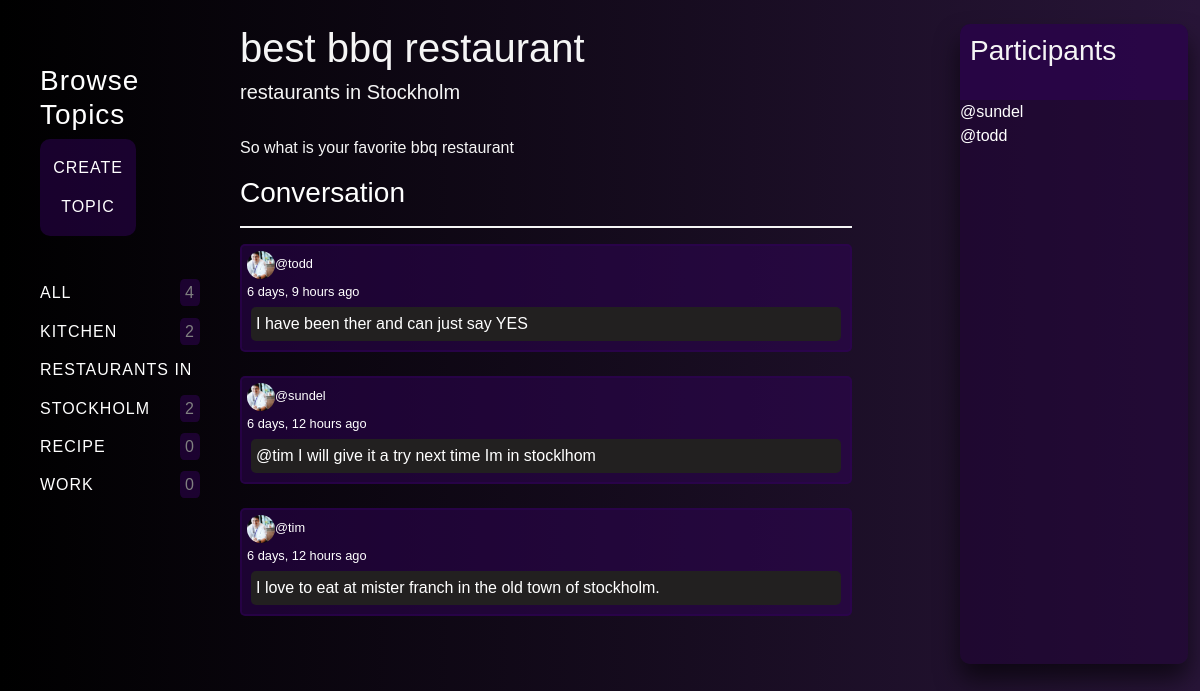
/room/9/, run on the app's committed database.
### base/models.py (models this page shows, shortened)
class Topic(models.Model):
    name = models.CharField(max_length=200)

class Room(models.Model):
    host = models.ForeignKey(User, on_delete=models.SET_NULL, null=True)
    topic = models.ForeignKey(Topic, on_delete=models.SET_NULL, null=True)
    name = models.CharField(max_length=200)
    description = models.TextField(null=True, blank=True)
    participants = models.ManyToManyField(User, related_name='participants', blank=True)
    updated = models.DateTimeField(auto_now=True)
    created = models.DateTimeField(auto_now_add=True)
    class Meta:
        ordering = ['-updated', '-created']

class Message(models.Model):
    user = models.ForeignKey(User, on_delete=models.CASCADE)
    room = models.ForeignKey(Room, on_delete=models.CASCADE)
    body = models.TextField()
    updated = models.DateTimeField(auto_now=True)
    created = models.DateTimeField(auto_now_add=True)
    class Meta:
        ordering = ['-updated', '-created']

### base/views.py (the view, shortened to what this page needs)
# urls.py: path('room/<str:pk>/', views.room, name="room"),
def room(request, pk):
    room = Room.objects.get(id=pk)
    room_messages = room.message_set.all()
    topics = Topic.objects.all()
    participants = room.participants.all()
    context = {'room': room, 'room_messages': room_messages,
               'participants': participants, 'topics': topics}
    return render(request, 'base/room.html', context)

### base/templates/base/room.html (shortened to what this page needs)
{% extends "base.html" %}
{% load static %}
{% block content %}
<div class="room-container">
    <div>
        {% include 'base/topics_component.html' %}
    </div>
    <div>
        <h1 style="color: whitesmoke;">{{room.name}}</h1>
        <h5 style="color: whitesmoke;">{{ room.topic.name }}</h5>
        <br>
        <p style="color: whitesmoke;">{{room.description}}</p>
        <div class="feed-feed">
            <h3>Conversation</h3>
            <hr>
            {% for message in room_messages %}
            <div class="comment-wrapper">
                <small><a href="{% url 'user-profile' message.user.id %}"><img class="profile-img" src="/./media/profile.jpg" alt="" style="width: 28px; height: 28px;">@{{message.user}}</a></small>
                <br>
                <small>{{message.created|timesince}} ago</small>
                <p class="comment-field">{{message.body}}</p>
            </div>
            <br>
            {% endfor %}
        </div>
        <br>
    </div>
    <div class="participants-feed">
        <div class="participants-feed-header">
            <h3>Participants</h3>
            <br>
        </div>
        {% for user in participants %}
        <div>
            <a href="{% url 'user-profile' user.id %}">@{{user.username}}</a>
        </div>
        {%endfor%}
    </div>
</div>
{% endblock %}

### base/templates/base/topics_component.html
<div class="topic-feed">
    <h3>Browse Topics</h3>
    <div class="create-btn">
        <a href="{% url 'create-topic' %}">Create topic</a>
    </div>
    <br>
    <div>
        <a href="{% url 'home' %}">All <div class="count-div"><span>{{topics.count}}</span></div></a>
    </div>
    {% for topic in topics %}
    <div>
        <a href="{% url 'home' %}?q={{topic.name}}">{{topic.name}} <div class="count-div"><span>{{topic.room_set.all.count}}</span></div></a>
    </div>
    {% endfor %}
</div>

### static/css/base.css (style rules this page uses)
html { height: 100%; }
a { text-decoration: none; color: hsl(0, 0%, 100%); }
.room-container { display: grid; grid-template-columns: 1fr 3fr 1fr; }
.activity-feed, .feed-feed, .topic-feed, .participants-feed hr { color: #fff; }
hr { border: 1px solid whitesmoke; }
.topic-feed { letter-spacing: 1px; line-height: 2.4; width: 100%; padding: 40px; }
.topic-feed a { text-transform: uppercase; }
.topic-feed span { color: grey; text-decoration: none; border: none; padding: 5px; background-color: rgba(49, 2, 88, 0.5); border-radius: 20%; height: 1px; }
.create-btn { background-color: rgba(49, 2, 88, 0.5); color: white; padding: 16px; font-size: 16px; border: none; width: 60%; padding: 10px; text-align: center; border-radius: 10px; }
.count-div { float: right; }
.activity-feed, .participants-feed { width: 95%; background: rgba(30, 1, 53, 0.5); box-sizing: border-box; box-shadow: 0 15px 25px rgba(0, 0, 0, .6); border: none; border-radius: 10px; }
.activity-feed-header, .participants-feed-header { background-color: rgba(49, 2, 88, 0.5); margin: 0; color: whitesmoke; padding-top: 10px; padding-left: 10px; border: none; border-top-left-radius: 10px; border-top-right-radius: 10px; }
.comment-wrapper { padding: 5px; border-radius: 5px; background-color: rgba(49, 2, 88, 0.5); border: 2px solid rgba(49, 2, 88, 0.5); }
.comment-field { background-color: rgb(34, 32, 32); padding: 5px; margin: 4px; border-radius: 5px; }
.feed-feed { width: 85%; border: none; border-radius: 10px; }
.profile-img { height: 110px; width: 110px; border-radius: 50%; }

### data on the page
Topic: name "KITCHEN", room_set.all.count "2"
Topic: name "RESTAURANTS IN STOCKHOLM", room_set.all.count "2"
Topic: name "RECIPE", room_set.all.count "0"
Topic: name "WORK", room_set.all.count "0"
Room: name "best bbq restaurant", topic.name "restaurants in Stockholm", description "So what is your favorite bbq restaurant"
Message: user "todd", created "6 days, 9 hours", body "I have been ther and can just say YES"
Message: user "sundel", created "6 days, 12 hours", body "@tim I will give it a try next time Im in stocklhom"
Message: user "tim", created "6 days, 12 hours", body "I love to eat at mister franch in the old town of stockholm."

### other printed values
{{ topics.count }} "4"
{{ user.username }} "sundel"
{{ user.username }} "todd"
